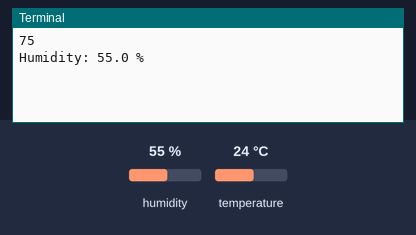
This program was run on a simulated Raspberry Pi (BCM pin numbers). Shown: the last lines printed to the terminal. Inputs (shaded band) come from the test bench; at power-on: humidity 55 %, temperature 24 °C.

Above: at 1.2 s.
1.3 s: humidity set to 22 %
At 4.5 s:
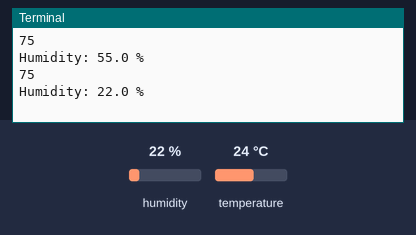
5.2 s: temperature set to 12 °C
At 6.8 s:
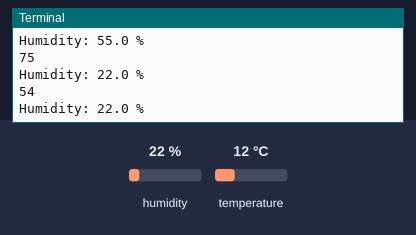
9.1 s: humidity set to 40 %
At 12.6 s:
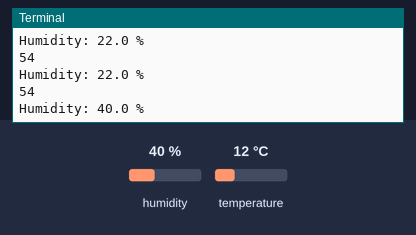
Timing chart, 0 to 14.1 s (numbered marks = the images above; inputs shaded):
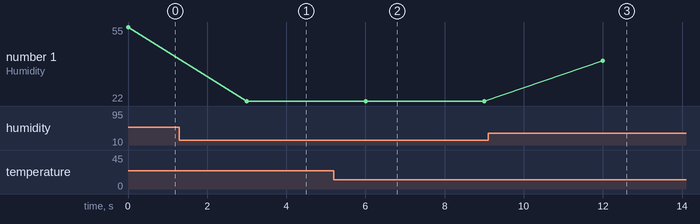

Measured:
- after the input at 1.3 s, the terminal: prints a new line after 1.7 s (image 1)
- after the input at 5.2 s, the terminal: prints a new line after 0.80 s (image 2)
- after the input at 9.1 s, the terminal: prints a new line after 2.9 s (image 3)
- plotted number 1: 55 → 22 after the input at 1.3 s, 22 → 40 after the input at 9.1 s

The program:

weatherProofTempHumid.py
```python
import time
import board
import busio
import adafruit_sht31d

# Create library object using our Bus I2C port
i2c = busio.I2C(board.SCL, board.SDA)
sensor = adafruit_sht31d.SHT31D(i2c)


def Temp():
    return(round(((sensor.temperature*9)/5)+32))
def Humidity():
    return(round(sensor.relative_humidity))


if __name__ == "__main__":
    while True:
        print(round((sensor.temperature*9/5)+32))
        print("Humidity: %0.1f %%" % sensor.relative_humidity)
        time.sleep(3)
        
```
